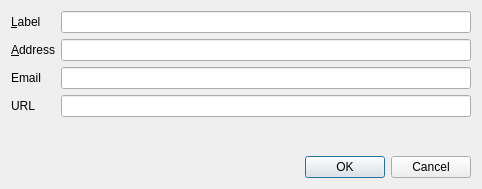
<?xml version="1.0" encoding="UTF-8"?>
<ui version="4.0">
 <class>EditContactDialog</class>
 <widget class="QDialog" name="EditContactDialog">
  <property name="geometry">
   <rect>
    <x>0</x>
    <y>0</y>
    <width>482</width>
    <height>189</height>
   </rect>
  </property>
  <property name="windowTitle">
   <string>Edit Contact</string>
  </property>
  <layout class="QVBoxLayout" name="verticalLayout">
   <item>
    <layout class="QFormLayout" name="formLayout">
     <property name="fieldGrowthPolicy">
      <enum>QFormLayout::AllNonFixedFieldsGrow</enum>
     </property>
     <item row="0" column="0">
      <widget class="QLabel" name="Label">
       <property name="text">
        <string>&amp;Label</string>
       </property>
       <property name="buddy">
        <cstring>labelEdit</cstring>
       </property>
      </widget>
     </item>
     <item row="0" column="1">
      <widget class="QLineEdit" name="labelEdit">
       <property name="toolTip">
        <string>The label associated with this address book entry</string>
       </property>
      </widget>
     </item>
     <item row="1" column="0">
      <widget class="QLabel" name="Address">
       <property name="text">
        <string>&amp;Address</string>
       </property>
       <property name="buddy">
        <cstring>addressEdit</cstring>
       </property>
      </widget>
     </item>
     <item row="1" column="1">
      <widget class="QLineEdit" name="addressEdit">
       <property name="toolTip">
        <string>The address associated with this address book entry. This can only be modified for sending addresses.</string>
       </property>
      </widget>
     </item>
     <item row="2" column="0">
      <widget class="QLabel" name="Email">
       <property name="text">
        <string>Email</string>
       </property>
      </widget>
     </item>
     <item row="2" column="1">
      <widget class="QLineEdit" name="emailEdit"/>
     </item>
     <item row="3" column="0">
      <widget class="QLabel" name="URL">
       <property name="text">
        <string>URL</string>
       </property>
      </widget>
     </item>
     <item row="3" column="1">
      <widget class="QLineEdit" name="urlEdit"/>
     </item>
    </layout>
   </item>
   <item>
    <widget class="QDialogButtonBox" name="buttonBox">
     <property name="orientation">
      <enum>Qt::Horizontal</enum>
     </property>
     <property name="standardButtons">
      <set>QDialogButtonBox::Cancel|QDialogButtonBox::Ok</set>
     </property>
    </widget>
   </item>
  </layout>
 </widget>
 <resources/>
 <connections>
  <connection>
   <sender>buttonBox</sender>
   <signal>accepted()</signal>
   <receiver>EditContactDialog</receiver>
   <slot>accept()</slot>
   <hints>
    <hint type="sourcelabel">
     <x>248</x>
     <y>254</y>
    </hint>
    <hint type="destinationlabel">
     <x>157</x>
     <y>274</y>
    </hint>
   </hints>
  </connection>
  <connection>
   <sender>buttonBox</sender>
   <signal>rejected()</signal>
   <receiver>EditContactDialog</receiver>
   <slot>reject()</slot>
   <hints>
    <hint type="sourcelabel">
     <x>316</x>
     <y>260</y>
    </hint>
    <hint type="destinationlabel">
     <x>286</x>
     <y>274</y>
    </hint>
   </hints>
  </connection>
 </connections>
</ui>
